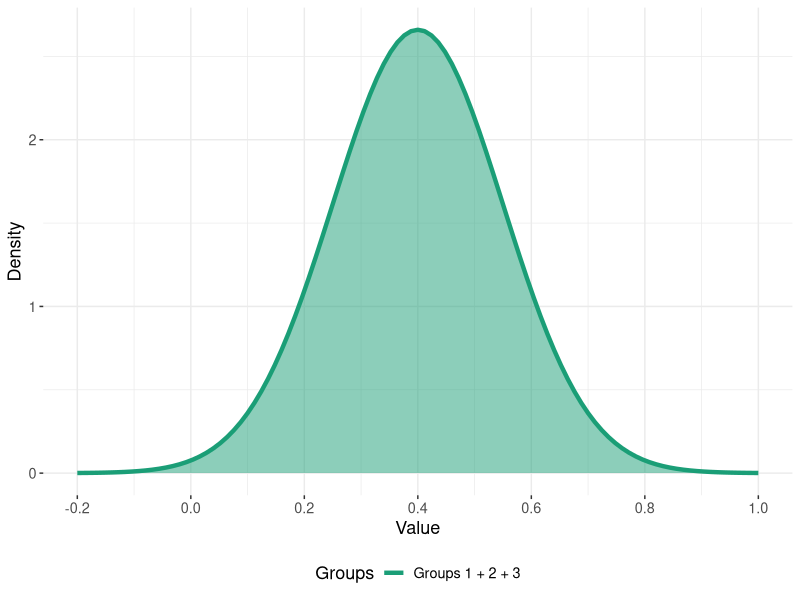
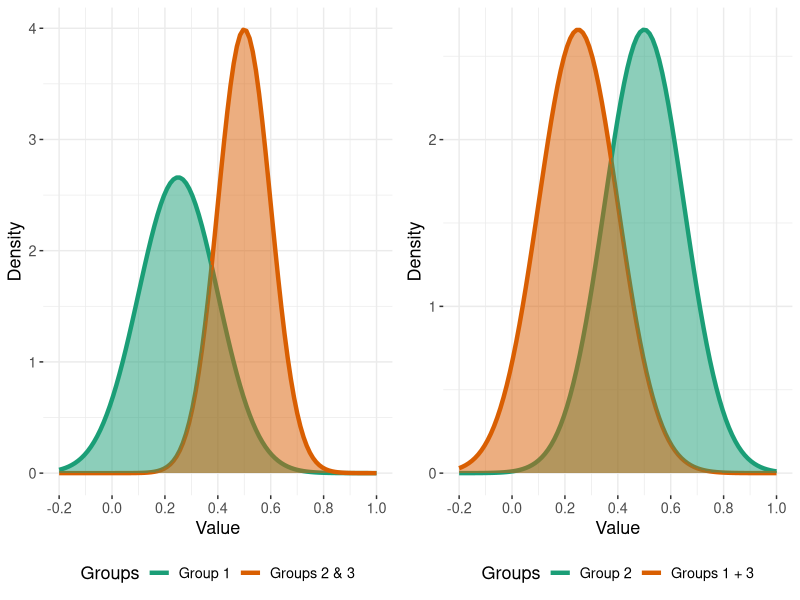
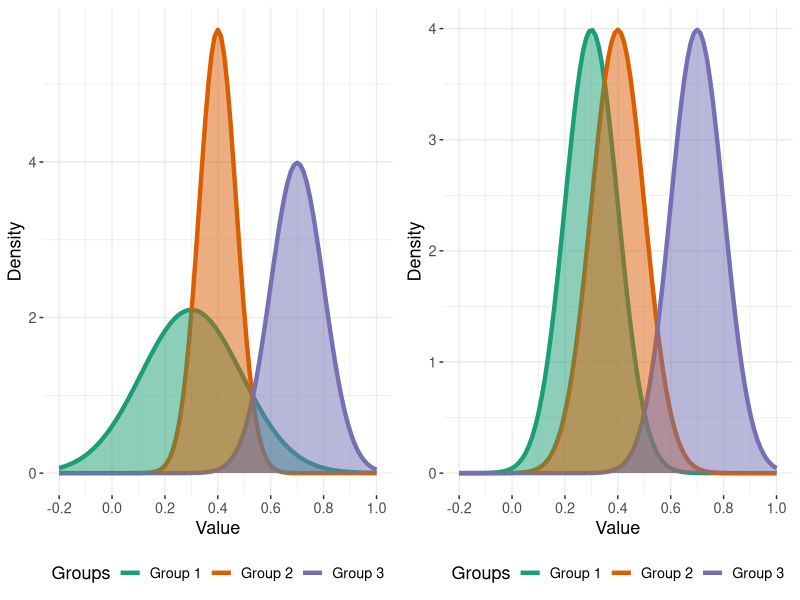

Recreate these plots in R, in order.
## ---- chunk 1
library(ggplot2)
library(gridExtra)

funcShaded <- function(x,m,s) {
  y <- dnorm(x, mean = m, sd = s)
  return(y)
}

## ---- chunk 2
s_a = 0.15
m_a =0.4

p5 <- ggplot(data.frame(x = c(-0.2, 1)), aes(x = x)) +
  stat_function(fun = dnorm, args = list(m_a, s_a),
                aes(colour = "Groups 1 + 2 + 3"), size = 1.5) +
  stat_function(fun=funcShaded, args = list(m_a, s_a), geom="area", fill="#1b9e77", alpha=0.5) +
  scale_x_continuous(name = "Value",
                     breaks = seq(-0.2, 1, 0.2),
                     limits=c(-0.2, 1)) +
  scale_y_continuous(name = "Density") +
  scale_colour_brewer(palette="Dark2") +
  labs(colour = "Groups") +
  theme_bw() +
  theme(legend.position = "bottom",
        panel.border = element_blank(),
        text = element_text(size=13))
p5
## ---- chunk 3
m_a = 0.25
m_b = 0.5

s_a = 0.15
s_b = 0.1

p3 <- ggplot(data.frame(x = c(-0.2, 1)), aes(x = x)) +
  stat_function(fun = dnorm, args = list(m_a, s_a),
                aes(colour = "Group 1"), size = 1.5) +
  stat_function(fun = dnorm, args = list(m_b, s_b),
                aes(colour = "Groups 2 & 3"), size = 1.5) +
  stat_function(fun=funcShaded, args = list(m_a, s_a), geom="area", fill="#1b9e77", alpha=0.5) +
  stat_function(fun=funcShaded, args = list(m_b, s_b), geom="area", fill="#d95f02", alpha=0.5) +
  scale_x_continuous(name = "Value",
                     breaks = seq(-0.2, 1, 0.2),
                     limits=c(-0.2, 1)) +
  scale_y_continuous(name = "Density") +
  scale_colour_brewer(palette="Dark2") +
  labs(colour = "Groups") +
  theme_bw() +
  theme(legend.position = "bottom",
        panel.border = element_blank(),
        text = element_text(size=13))

s_a = 0.15
s_b = 0.15

p4 <- ggplot(data.frame(x = c(-0.2, 1)), aes(x = x)) +
  stat_function(fun = dnorm, args = list(m_b, s_a),
                aes(colour = "Group 2"), size = 1.5) +
  stat_function(fun = dnorm, args = list(m_a, s_b),
                aes(colour = "Groups 1 + 3"), size = 1.5) +
  stat_function(fun=funcShaded, args = list(m_b, s_a), geom="area", fill="#1b9e77", alpha=0.5) +
  stat_function(fun=funcShaded, args = list(m_a, s_b), geom="area", fill="#d95f02", alpha=0.5) +
  scale_x_continuous(name = "Value",
                     breaks = seq(-0.2, 1, 0.2),
                     limits=c(-0.2, 1)) +
  scale_y_continuous(name = "Density") +
  scale_colour_brewer(palette="Dark2") +
  labs(colour = "Groups") +
  theme_bw() +
  theme(legend.position = "bottom",
        panel.border = element_blank(),
        text = element_text(size=13))

grid.arrange( p3,p4, ncol=2)
## ---- chunk 4
m_a = 0.3
m_b = 0.4
m_c = 0.7

s_a = 0.19
s_b = 0.07
s_c = 0.1

p1 <- ggplot(data.frame(x = c(-0.2, 1)), aes(x = x)) +
  stat_function(fun = dnorm, args = list(m_a, s_a),
                aes(colour = "Group 1"), size = 1.5) +
  stat_function(fun = dnorm, args = list(m_b, s_b),
                aes(colour = "Group 2"), size = 1.5) +
  stat_function(fun = dnorm, args = list(m_c, s_c),
                aes(colour = "Group 3"), size = 1.5) +
  stat_function(fun=funcShaded, args = list(m_a, s_a), geom="area", fill="#1b9e77", alpha=0.5) +
  stat_function(fun=funcShaded, args = list(m_b, s_b), geom="area", fill="#d95f02", alpha=0.5) +
  stat_function(fun=funcShaded, args = list(m_c, s_c), geom="area", fill="#7570b3", alpha=0.5) +
  scale_x_continuous(name = "Value",
                     breaks = seq(-0.2, 1, 0.2),
                     limits=c(-0.2, 1)) +
  scale_y_continuous(name = "Density") +
  scale_colour_brewer(palette="Dark2") +
  labs(colour = "Groups") +
  theme_bw() +
  theme(legend.position = "bottom",
        panel.border = element_blank(),
        text = element_text(size=13))

s_a = 0.1
s_b = 0.1
s_c = 0.1

p2 <- ggplot(data.frame(x = c(-0.2, 1)), aes(x = x)) +
  stat_function(fun = dnorm, args = list(m_a, s_a),
                aes(colour = "Group 1"), size = 1.5) +
  stat_function(fun = dnorm, args = list(m_b, s_b),
                aes(colour = "Group 2"), size = 1.5) +
  stat_function(fun = dnorm, args = list(m_c, s_c),
                aes(colour = "Group 3"), size = 1.5) +
  stat_function(fun=funcShaded, args = list(m_a, s_a), geom="area", fill="#1b9e77", alpha=0.5) +
  stat_function(fun=funcShaded, args = list(m_b, s_b), geom="area", fill="#d95f02", alpha=0.5) +
  stat_function(fun=funcShaded, args = list(m_c, s_c), geom="area", fill="#7570b3", alpha=0.5) +
  scale_x_continuous(name = "Value",
                     breaks = seq(-0.2, 1, 0.2),
                     limits=c(-0.2, 1)) +
  scale_y_continuous(name = "Density") +
  scale_colour_brewer(palette="Dark2") +
  labs(colour = "Groups") +
  theme_bw() +
  theme(legend.position = "bottom",
        panel.border = element_blank(),
        text = element_text(size=13))

grid.arrange( p1,p2, ncol=2)
